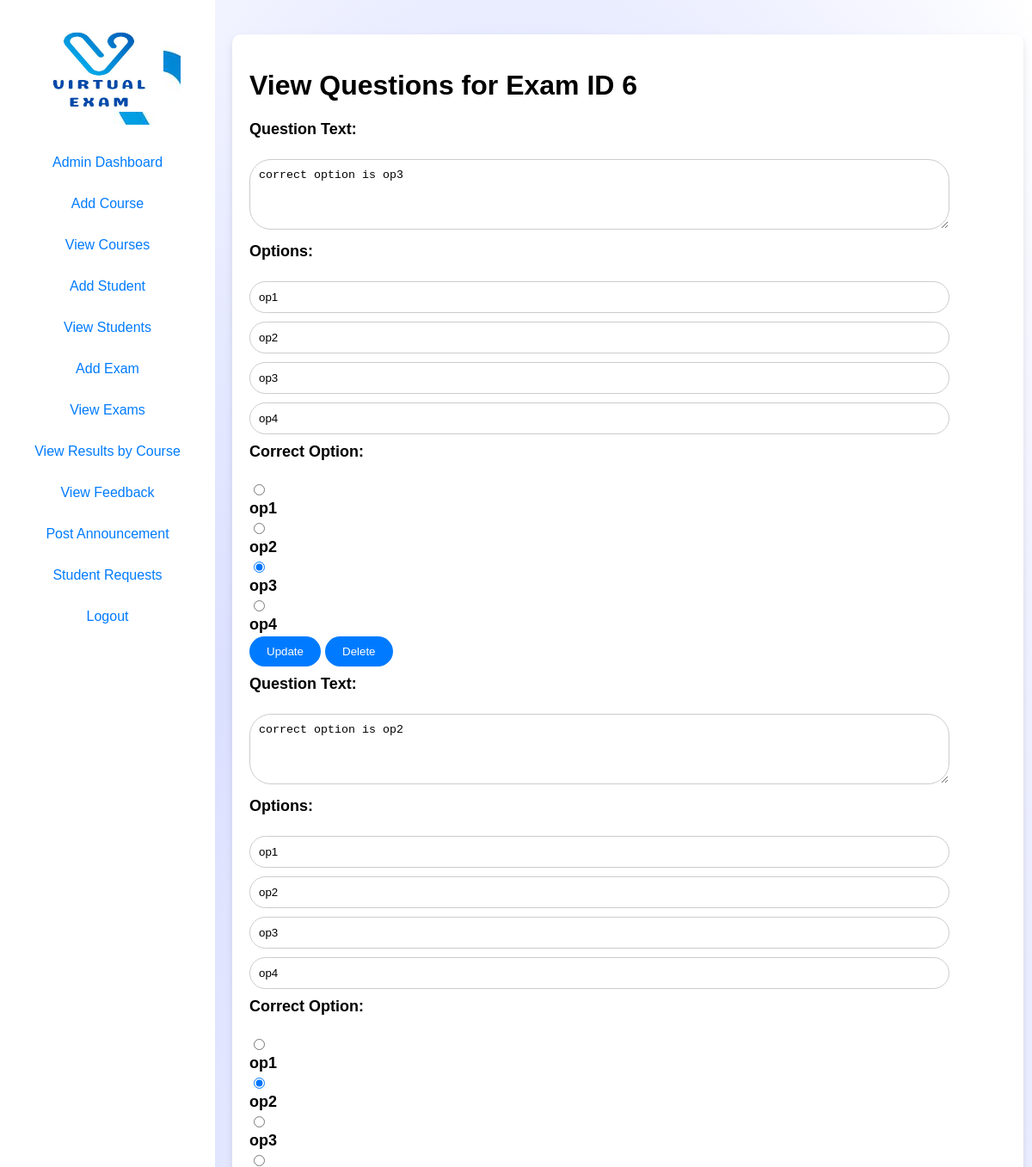
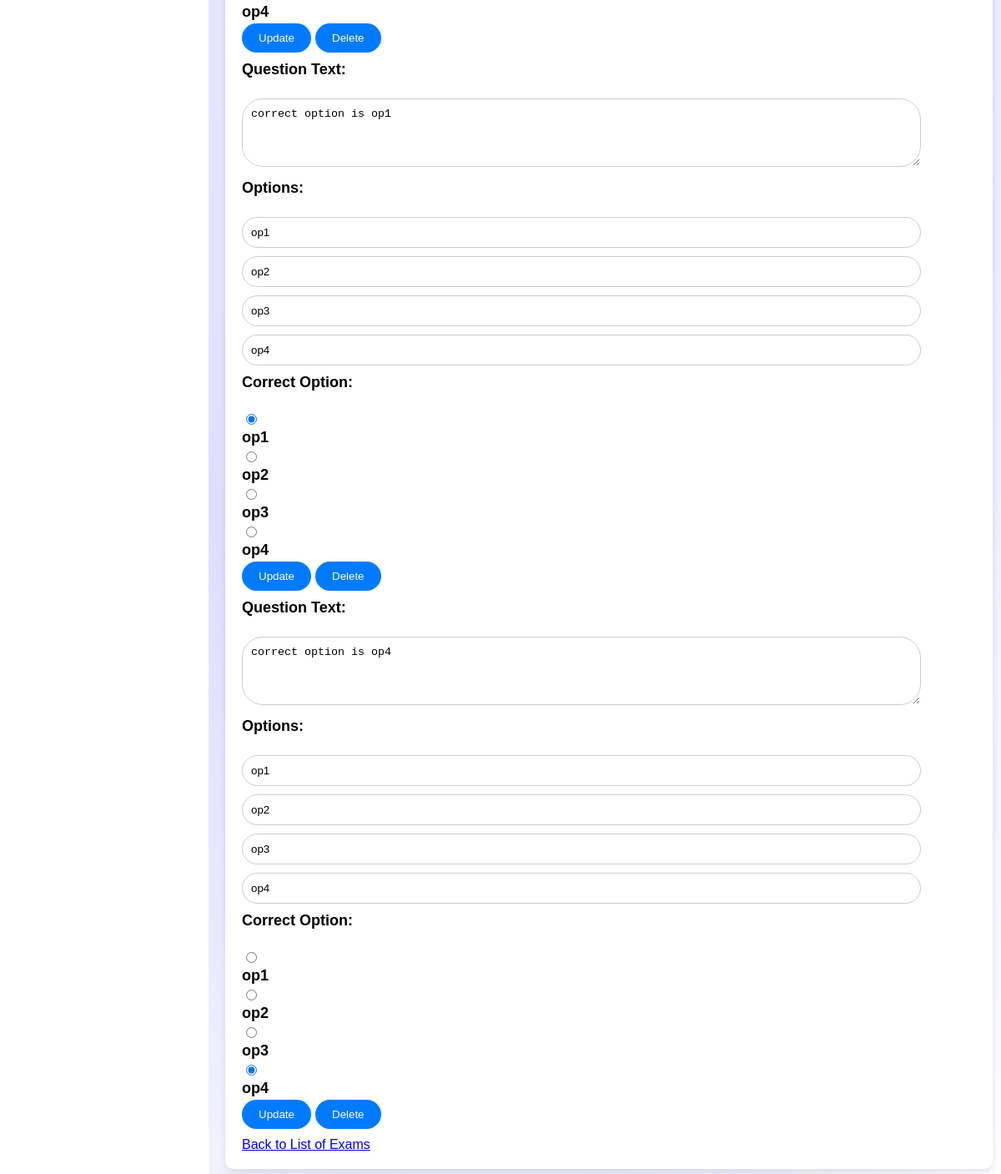
Screenshot of /view_questions.php?exam_id=6 with the database file from the repository (2 pictures, top to bottom).
### tables this page shows
CREATE TABLE `questions` (
  `question_id` int(11) NOT NULL,
  `exam_id` int(11) DEFAULT NULL,
  `question_text` text DEFAULT NULL,
  `marks` int(11) DEFAULT NULL,
  `option_1` text DEFAULT NULL,
  `option_2` text DEFAULT NULL,
  `option_3` text DEFAULT NULL,
  `option_4` text DEFAULT NULL,
  `correct_option` int(11) DEFAULT NULL
);

### view_questions.php (the view, shortened to what this page needs)
<?php
require_once 'conn.php';
$exam_id = $_GET['exam_id'];
$sql_questions = "SELECT question_id, question_text, marks, option_1, option_2, option_3, option_4, correct_option FROM questions WHERE exam_id = :exam_id";
$stmt_questions = $conn->prepare($sql_questions);
$stmt_questions->bindParam(':exam_id', $exam_id);
$stmt_questions->execute();
$questions = $stmt_questions->fetchAll(PDO::FETCH_ASSOC);
?>
<!DOCTYPE html>
<html lang="en">
<head>
    <link rel="stylesheet" href="styles.css">
</head>
<body>
<div id="sidebar">
    <?php include 'slidebar.php'; ?>
</div>
<div id="content" class="wrapper">
    <h1>View Questions for Exam ID <?php echo $exam_id; ?></h1>
    <?php if ($questions): ?>
        <?php foreach ($questions as $question): ?>
            <div class="question">
                <form action="<?php echo $_SERVER['PHP_SELF'] . "?exam_id=$exam_id"; ?>" method="post">
                    <label for="question_text">Question Text:</label><br>
                    <textarea name="question_text" rows="4" cols="50"><?php echo $question['question_text']; ?></textarea><br>
                    <label>Options:</label><br>
                    <?php for ($i = 1; $i <= 4; $i++): ?>
                        <input type="text" name="options[<?php echo $question['option_' . $i]; ?>]" value="<?php echo $question['option_' . $i]; ?>"><br>
                    <?php endfor; ?>
                    <label>Correct Option:</label><br>
                    <?php for ($i = 1; $i <= 4; $i++): ?>
                        <input type="radio" name="correct_option_id_<?php echo $question['question_id']; ?>" value="<?php echo $i; ?>" <?php echo $question['correct_option'] == $i ? 'checked' : ''; ?>>
                        <label><?php echo $question['option_' . $i]; ?></label>
                    <?php endfor; ?>
                    <button type="submit" name="update_question">Update</button>
                    <button type="submit" name="delete_question">Delete</button>
                </form>
            </div>
        <?php endforeach; ?>
    <?php else: ?>
        <p>No questions found for Exam ID <?php echo $exam_id; ?></p>
    <?php endif; ?>
    <a href="view_exams.php">Back to List of Exams</a>
</div>
</body>
</html>

### styles.css (style rules this page uses)
* { transition: all 0.5s ease; }
body { font-family: Arial, sans-serif; margin: 0; padding: 0; background-size: cover; background-image: radial-gradient(rgb(255, 255, 255), rgb(219, 224, 255), rgb(255, 255, 255)); }
#content { margin-left: 250px; padding: 20px; }
.question { font-size: 18px; font-weight: bold; margin-bottom: 10px; }
#content { margin-left: 270px; margin-right: 10px; padding: 20px; transition: margin-left 0.3s ease; }
.wrapper { background-color: #ffffff; border-radius: 10px; box-shadow: 0 4px 8px rgba(0, 0, 0, 0.1); padding: 20px; margin: 40px 40px 40px 40px; }
label { display: block; font-weight: bold; margin-bottom: 5px; }
input[type="text"], input[type="email"], input[type="password"] { width: 90%; padding: 10px; border: 1px solid #ccc; border-radius: 20px; }
form label { display: block; margin-bottom: 3px; }
form input[type="text"], input[type="email"], input[type="password"], form select, form textarea { width: 90%; padding: 10px; margin-bottom: 10px; border: 1px solid #ccc; border-radius: 25px; }
form button[type="submit"] { padding: 10px 20px; background-color: #007bff; color: #fff; border: none; border-radius: 25px; cursor: pointer; }
button { padding: 10px 20px; background-color: #ffffff; color: #0056b3; border: none; border-radius: 25px; cursor: pointer; }

### rows the page displays
questions: question_text "correct option is op3", option_1 "op1", option_2 "op2", option_3 "op3", option_4 "op4", correct_option "☑"
questions: question_text "correct option is op2", option_1 "op1", option_2 "op2", option_3 "op3", option_4 "op4", correct_option "☑"
questions: question_text "correct option is op1", option_1 "op1", option_2 "op2", option_3 "op3", option_4 "op4", correct_option "☑"
questions: question_text "correct option is op4", option_1 "op1", option_2 "op2", option_3 "op3", option_4 "op4", correct_option "☑"

### other values shown
$exam_id "6"
